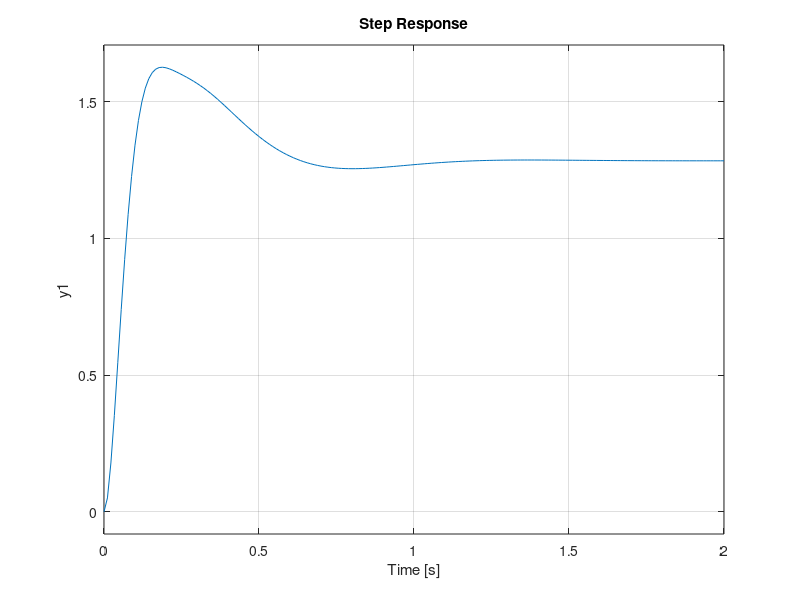
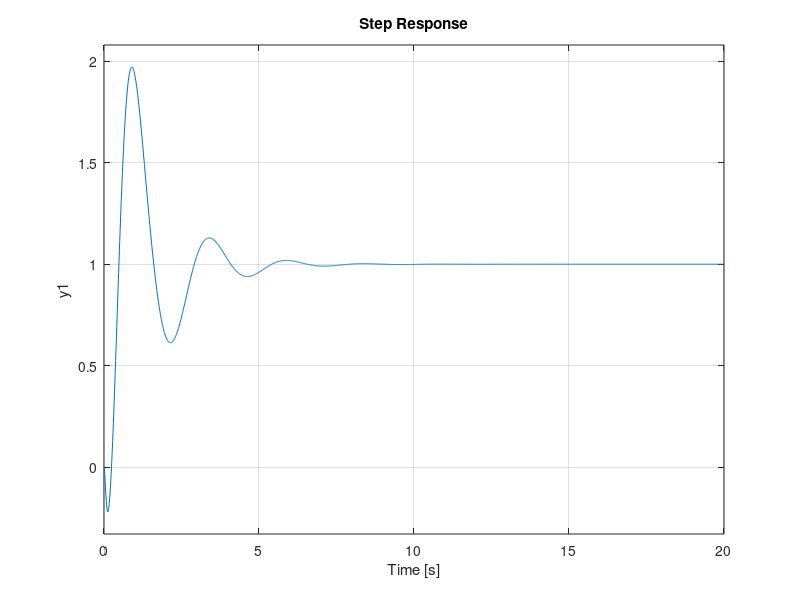

Reproduce these figures in MATLAB, in order.
% Balancebot TF Model and PID Control design
clc
close all
clear 

%% constants
DT      = .01;          % 100hz controller loop
m_w     = .103;         % mass of one wheel in Kg MEASURED
m_b     = 1.1;          % balancebot body mass without wheels MEASURED
R       = .042;          % radius of wheel in m MEASURED
L       = .098;         % center of wheel to Center of mass MEASURED
I_r     = 0.00606935;        % Inertia of body about center (not wheel axis) Kg*m^2 (TO BE DETERMINED)
g       = 9.81;         % gravity m/s^2
R_gb    = 20.4;         % gearbox ratio
tau_s   = 0.28275%0.50;         % Motor output stall Torque @ V_nominal 
w_free  = 38.65;%50;           % Motor output free run speed @ V_nominal
V_n     = 12.0;         % motor nominal drive voltage
I_gb    = 100.0*10^-5;  % inertial of motor armature and gearbox 

% add inertia of wheels modeled as disks and times two for both sides
I_w = 2 * (I_gb+(m_w*R^2)/2);



%% inner loop plant including motor dynamics
a1 = I_w + (m_b + m_w)*R^2;
a2 = m_b * R * L;
a3 = I_r + m_b*L^2;
a4 = m_b * g * L;

% motor model equation used: t = e*u - f*w
b1 = 2 * tau_s; % stall torque of two motors
b2  = b1 / (w_free);   % constant provides zero torque @ free run

numG1 = [-b1*(a1+a2), 0];
denG1 = [(a1*a3 - a2^2), b2*(a1+a3+2*a2), -a1*a4, -a4*b2];
% Make TF monic 
numG1 = (1/denG1(1))*numG1; 
denG1 = (1/denG1(1))*denG1;
%make the TF
G1 = tf(numG1,denG1)
disp('G1 poles')
roots(denG1)
disp('G1 zeros')
roots(numG1)

%% outer loop plant
numG2 = [-(a2+a3), 0, a4];
denG2 = [a1+a2, 0,0];
% make monic
numG2 = (1/denG2(1))*numG2;
denG2 = (1/denG2(1))*denG2;
% make the TF
G2=tf(numG2,denG2)

%% Inner Loop Controller
% 
tr1 = 0.05; %desired rise time of inner loop
wc1 = 1.8/tr1; %rule of thumb crossover freq
gain = 1.0;
Kp1 = -3.0;
Ki1 = -14.0;
Kd1 = -0.18;
D1 = gain*pid(Kp1, Ki1, Kd1, 1/wc1);
OL1 = minreal(D1*G1);
CL1 = feedback(OL1,1);
figure
step(CL1)

%% Outer loop position controller
tr2 = 0.35; % desired rise time of outer loop
wc2 = 1.8/tr2;
Kp2 = 0.03;
Ki2 = 0.016;
Kd2 = 0.008;
D2 = pid(Kp2, Ki2, Kd2, 1/wc2)
OL2 = minreal(D2*CL1*G2);
CL2 = feedback(OL2,1);
figure
step(CL2)

%% find discrete controller for inner loop
D1z = c2d(D1,DT,'tustin');
tf(D1z)

%% find discrete controller for outer loop
D2z = c2d(D2,DT,'tustin');
tf(D2z)
